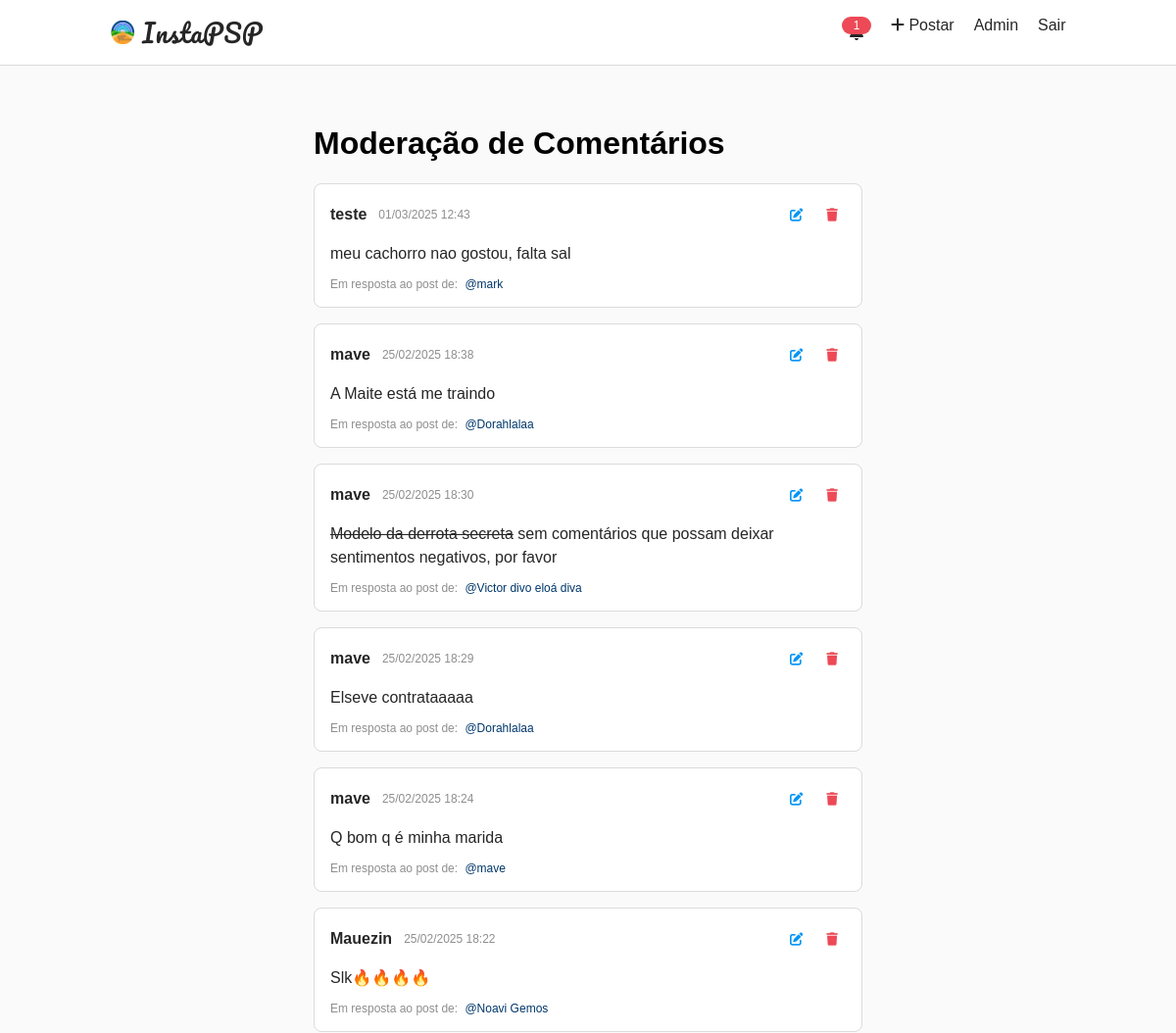
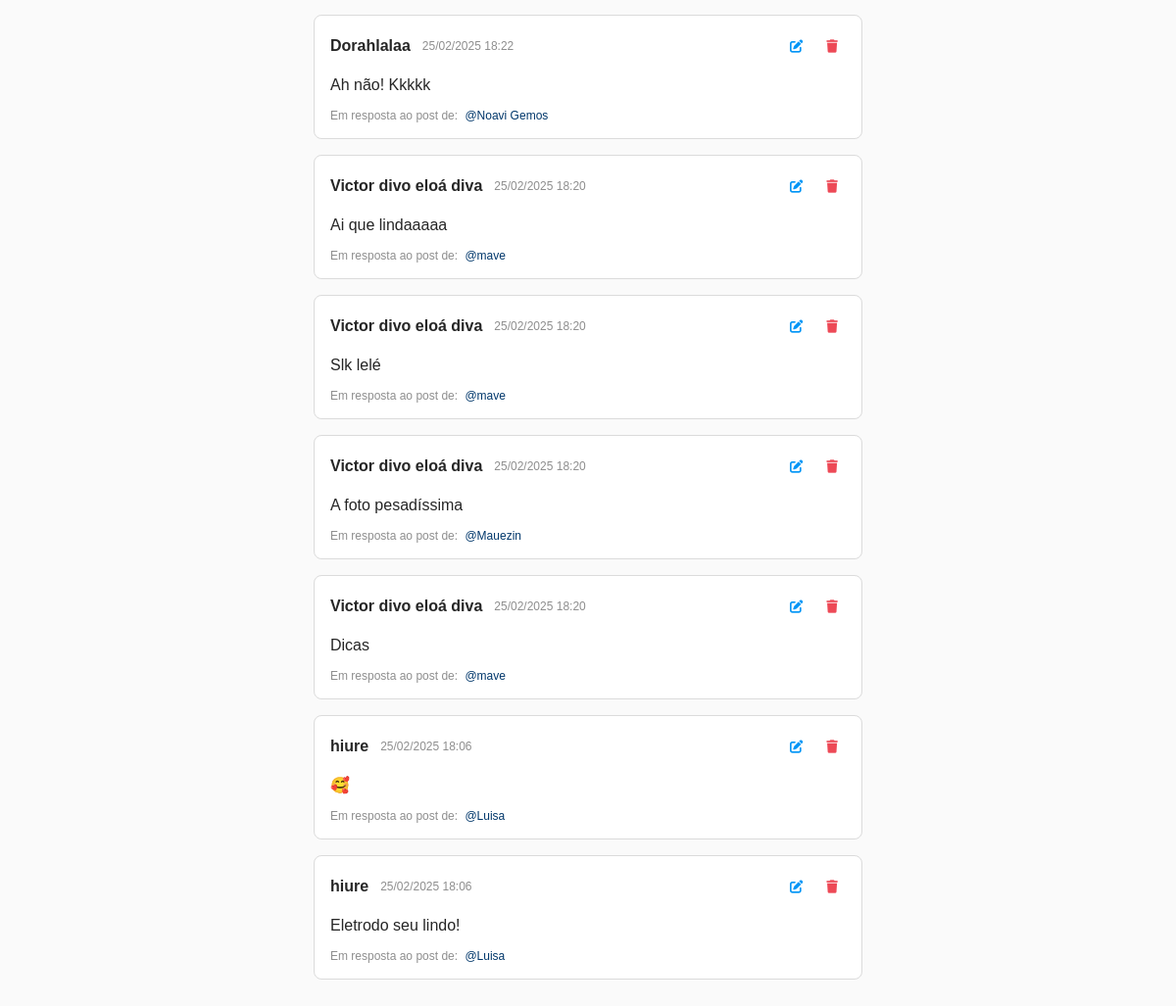
/admin/comments (signed in), run on the app's committed database (2 pictures, top to bottom).
### app/models/comment.py (models this page shows)
class Comment(db.Model):
    id = db.Column(db.Integer, primary_key=True)
    text = db.Column(db.Text, nullable=False)
    created_at = db.Column(db.DateTime, default=datetime.utcnow)
    user_id = db.Column(db.Integer, db.ForeignKey('user.id'), nullable=False)
    post_id = db.Column(db.Integer, db.ForeignKey('post.id'), nullable=False)
    author = db.relationship('User', backref='comments')

### app/models/user.py (models this page shows, shortened)
class User(UserMixin, db.Model):
    id = db.Column(db.Integer, primary_key=True)
    username = db.Column(db.String(80), unique=True, nullable=False)
    password_hash = db.Column(db.String(120), nullable=False)
    reset_code = db.Column(db.String(8), unique=True, nullable=True)
    reset_code_expiry = db.Column(db.DateTime, nullable=True)
    is_admin = db.Column(db.Boolean, default=False)
    posts = db.relationship('Post', backref='author', lazy=True)

### app/routes/admin.py (the view)
@bp.route('/comments')
@login_required
@admin_required
def moderate_comments():
    page = request.args.get('page', 1, type=int)
    per_page = 20
    comments = Comment.query\
        .join(User, Comment.user_id == User.id)\
        .join(Post, Comment.post_id == Post.id)\
        .order_by(Comment.created_at.desc())\
        .paginate(page=page, per_page=per_page)
    for comment in comments.items:
        comment.html_text = markdown(comment.text)
    return render_template('admin/comments.html', comments=comments)

### app/models/user.py (called while the page is built)
@login_manager.user_loader
def load_user(id):
    return User.query.get(int(id))

### app/routes/admin.py (called while the page is built)
def admin_required(f):
    @wraps(f)
    def decorated_function(*args, **kwargs):
        if not current_user.is_authenticated or not current_user.is_admin:
            flash('Acesso negado.')
            return redirect(url_for('posts.index'))
        return f(*args, **kwargs)
    return decorated_function

### app/templates/admin/comments.html (shortened to what this page needs)
{% extends "base.html" %}
{% block content %}
<div class="comments-moderation">
    <h1>Moderação de Comentários</h1>
    <div class="comments-list">
        {% for comment in comments.items %}
        <div class="comment-card" id="comment-{{ comment.id }}">
            <div class="comment-header">
                <div class="comment-info">
                    <span class="username">{{ comment.author.username }}</span>
                    <span class="timestamp">{{ comment.created_at.strftime('%d/%m/%Y %H:%M') }}</span>
                </div>
                <div class="comment-actions">
                    <button class="edit-comment" data-comment-id="{{ comment.id }}">
                        <i class="fas fa-edit"></i>
                    </button>
                    <button class="delete-comment" data-comment-id="{{ comment.id }}">
                        <i class="fas fa-trash"></i>
                    </button>
                </div>
            </div>
            <div class="comment-content" id="content-{{ comment.id }}">
                <p>{{ comment.html_text | safe }}</p>
            </div>
            <div class="comment-context">
                <span class="context-label">Em resposta ao post de:</span>
                <a href="{{ url_for('posts.index') }}#post-{{ comment.post.id }}" class="post-link">
                    @{{ comment.post.author.username }}
                </a>
            </div>
        </div>
        {% endfor %}
    </div>
</div>
{% endblock %}

### app/static/css/style.css (style rules this page uses)
body { font-family: Arial, sans-serif; margin: 0; padding: 0; background-color: #fafafa; }
button { background: #0095f6; color: #fff; border: none; padding: 8px 16px; border-radius: 4px; cursor: pointer; width: 100%; }
.comments-moderation { max-width: 800px; margin: 0 auto; padding: 20px; }
.comments-list { margin-top: 20px; }
.comment-card { background: white; border: 1px solid #dbdbdb; border-radius: 8px; padding: 16px; margin-bottom: 16px; transition: transform 0.2s; }
.comment-header { display: flex; justify-content: space-between; align-items: center; margin-bottom: 12px; }
.comment-info { display: flex; gap: 12px; align-items: center; }
.comment-info .username { font-weight: 600; color: #262626; }
.comment-info .timestamp { color: #8e8e8e; font-size: 12px; }
.delete-comment { background: none; border: none; color: #ed4956; cursor: pointer; padding: 8px; transition: color 0.2s; }
.comment-content { margin-bottom: 12px; }
.comment-content p { margin: 0; color: #262626; line-height: 1.5; }
.comment-content p del { text-decoration: line-through; }
.comment-context { font-size: 12px; color: #8e8e8e; }
.context-label { margin-right: 4px; }
.post-link { color: #00376b; text-decoration: none; }
.comment-actions { display: flex; gap: 8px; }
.edit-comment { background: none; border: none; color: #0095f6; cursor: pointer; padding: 8px; transition: color 0.2s; }

### data on the page
Comment: author.username "teste", created_at "01/03/2025 12:43", html_text "meu cachorro nao gostou, falta sal", post.author.username "mark"
Comment: author.username "mave", created_at "25/02/2025 18:38", html_text "A Maite está me traindo", post.author.username "Dorahlalaa"
Comment: author.username "mave", created_at "25/02/2025 18:30", html_text "Modelo da derrota secreta sem comentários que possam deixar sentimentos negativos, por favor", post.author.username "Victor divo eloá diva"
Comment: author.username "mave", created_at "25/02/2025 18:29", html_text "Elseve contrataaaaa", post.author.username "Dorahlalaa"
Comment: author.username "mave", created_at "25/02/2025 18:24", html_text "Q bom q é minha marida", post.author.username "mave"
Comment: author.username "Mauezin", created_at "25/02/2025 18:22", html_text "Slk🔥🔥🔥🔥", post.author.username "Noavi Gemos"
Comment: author.username "Dorahlalaa", created_at "25/02/2025 18:22", html_text "Ah não! Kkkkk", post.author.username "Noavi Gemos"
Comment: author.username "Victor divo eloá diva", created_at "25/02/2025 18:20", html_text "Ai que lindaaaaa", post.author.username "mave"
Comment: author.username "Victor divo eloá diva", created_at "25/02/2025 18:20", html_text "Slk lelé", post.author.username "mave"
Comment: author.username "Victor divo eloá diva", created_at "25/02/2025 18:20", html_text "A foto pesadíssima", post.author.username "Mauezin"
Comment: author.username "Victor divo eloá diva", created_at "25/02/2025 18:20", html_text "Dicas", post.author.username "mave"
Comment: author.username "hiure", created_at "25/02/2025 18:06", html_text "🥰", post.author.username "Luisa"
Comment: author.username "hiure", created_at "25/02/2025 18:06", html_text "Eletrodo seu lindo!", post.author.username "Luisa"

### other printed values
{{ current_user.tagged_in|length }} "1"
